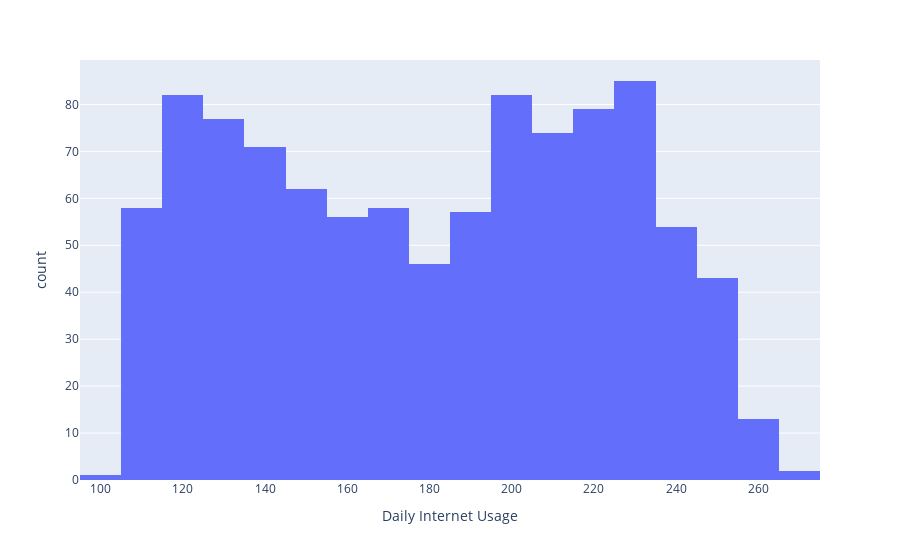

The notebook cell this image was saved under:
### Code cell
px.histogram(data_frame=df,x='Daily Internet Usage',nbins=30)

### Figure 1 — Plotly figure (JSON) as saved in the notebook; plotly's stock layout.template omitted (floating-point values rounded to 4 significant figures; data arrays with more than 128 entries replaced by an {"elided": "..."} marker saying what was removed)
{"data": [{"alignmentgroup": "True", "bingroup": "x", "hovertemplate": "Daily Internet Usage=%{x}<br>count=%{y}<extra></extra>", "legendgroup": "", "marker": {"color": "#636efa", "pattern": {"shape": ""}}, "name": "", "nbinsx": 30, "offsetgroup": "", "orientation": "v", "showlegend": false, "type": "histogram", "x": {"elided": "1000 float values"}, "xaxis": "x", "yaxis": "y"}], "layout": {"barmode": "relative", "legend": {"tracegroupgap": 0}, "margin": {"t": 60}, "xaxis": {"anchor": "y", "domain": [0, 1], "title": {"text": "Daily Internet Usage"}}, "yaxis": {"anchor": "x", "domain": [0, 1], "title": {"text": "count"}}}}
